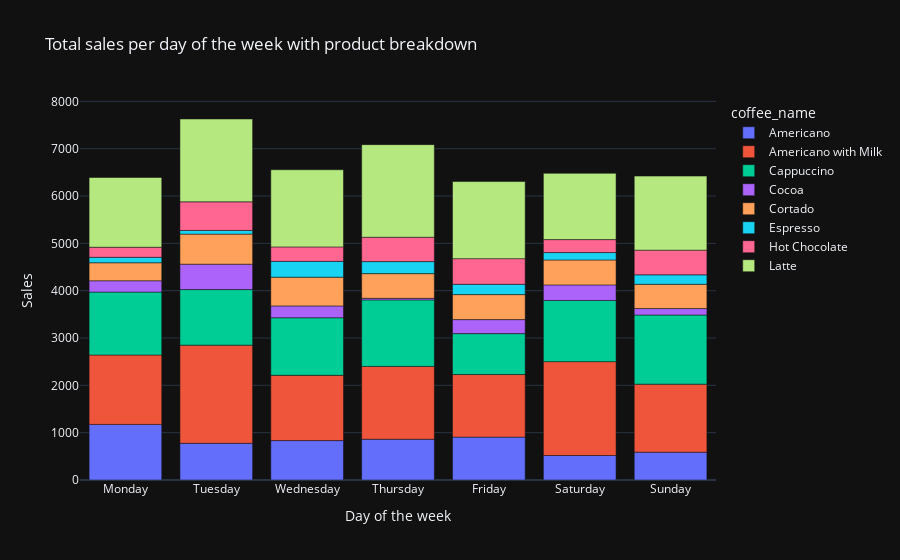

Notebook source saved alongside this figure:
### Markdown cell above
Most days of the week have an average of **$6,500.00** in sales, except for Tuesday with **$7,500.00** and Thursday with **$7,000.00**. These are the best days to sell. The number of sales follows a similar distribution, which indicates the average ticket is similar for all days of the week.

### Code cell
# Plot total sales per day of the week with product breakdown
df_sales_per_day_of_week_coffee = df.groupby(["day_of_week", "coffee_name"])[
    "money"
].sum()
df_sales_per_day_of_week_coffee = df_sales_per_day_of_week_coffee.reset_index()
df_sales_per_day_of_week_coffee["day_of_week"] = df_sales_per_day_of_week_coffee[
    "day_of_week"
].map(day_labels)

fig = px.bar(
    df_sales_per_day_of_week_coffee,
    x="day_of_week",
    y="money",
    color="coffee_name",
    title="Total sales per day of the week with product breakdown",
    labels={"day_of_week": "Day of the week", "money": "Sales"},
)
fig.show()

### Figure 1 — Plotly figure (JSON) as saved in the notebook; plotly's stock layout.template omitted (floating-point values rounded to 4 significant figures)
{"data": [{"alignmentgroup": "True", "hovertemplate": "coffee_name=Americano<br>Day of the week=%{x}<br>Sales=%{y}<extra></extra>", "legendgroup": "Americano", "marker": {"color": "#636efa", "pattern": {"shape": ""}}, "name": "Americano", "offsetgroup": "Americano", "orientation": "v", "showlegend": true, "textposition": "auto", "type": "bar", "x": ["Monday", "Tuesday", "Wednesday", "Thursday", "Friday", "Saturday", "Sunday"], "xaxis": "x", "y": [1175.0, 775.6, 832.8, 861.7, 906.3, 517.9, 588.0], "yaxis": "y"}, {"alignmentgroup": "True", "hovertemplate": "coffee_name=Americano with Milk<br>Day of the week=%{x}<br>Sales=%{y}<extra></extra>", "legendgroup": "Americano with Milk", "marker": {"color": "#EF553B", "pattern": {"shape": ""}}, "name": "Americano with Milk", "offsetgroup": "Americano with Milk", "orientation": "v", "showlegend": true, "textposition": "auto", "type": "bar", "x": ["Monday", "Tuesday", "Wednesday", "Thursday", "Friday", "Saturday", "Sunday"], "xaxis": "x", "y": [1466.0, 2074.0, 1379.0, 1538.0, 1322, 1983.0, 1437.0], "yaxis": "y"}, {"alignmentgroup": "True", "hovertemplate": "coffee_name=Cappuccino<br>Day of the week=%{x}<br>Sales=%{y}<extra></extra>", "legendgroup": "Cappuccino", "marker": {"color": "#00cc96", "pattern": {"shape": ""}}, "name": "Cappuccino", "offsetgroup": "Cappuccino", "orientation": "v", "showlegend": true, "textposition": "auto", "type": "bar", "x": ["Monday", "Tuesday", "Wednesday", "Thursday", "Friday", "Saturday", "Sunday"], "xaxis": "x", "y": [1329.0, 1175.0, 1216.0, 1406.0, 864.6, 1293.0, 1461.0], "yaxis": "y"}, {"alignmentgroup": "True", "hovertemplate": "coffee_name=Cocoa<br>Day of the week=%{x}<br>Sales=%{y}<extra></extra>", "legendgroup": "Cocoa", "marker": {"color": "#ab63fa", "pattern": {"shape": ""}}, "name": "Cocoa", "offsetgroup": "Cocoa", "orientation": "v", "showlegend": true, "textposition": "auto", "type": "bar", "x": ["Monday", "Tuesday", "Wednesday", "Thursday", "Friday", "Saturday", "Sunday"], "xaxis": "x", "y": [239.5, 536.7, 250.3, 32.82, 296.2, 328.3, 137.2], "yaxis": "y"}, {"alignmentgroup": "True", "hovertemplate": "coffee_name=Cortado<br>Day of the week=%{x}<br>Sales=%{y}<extra></extra>", "legendgroup": "Cortado", "marker": {"color": "#FFA15A", "pattern": {"shape": ""}}, "name": "Cortado", "offsetgroup": "Cortado", "orientation": "v", "showlegend": true, "textposition": "auto", "type": "bar", "x": ["Monday", "Tuesday", "Wednesday", "Thursday", "Friday", "Saturday", "Sunday"], "xaxis": "x", "y": [380.2, 634.9, 607, 522.1, 528.0, 527.5, 512.1], "yaxis": "y"}, {"alignmentgroup": "True", "hovertemplate": "coffee_name=Espresso<br>Day of the week=%{x}<br>Sales=%{y}<extra></extra>", "legendgroup": "Espresso", "marker": {"color": "#19d3f3", "pattern": {"shape": ""}}, "name": "Espresso", "offsetgroup": "Espresso", "orientation": "v", "showlegend": true, "textposition": "auto", "type": "bar", "x": ["Monday", "Tuesday", "Wednesday", "Thursday", "Friday", "Saturday", "Sunday"], "xaxis": "x", "y": [115.1, 77.38, 334.6, 253.7, 217.5, 155.7, 200.3], "yaxis": "y"}, {"alignmentgroup": "True", "hovertemplate": "coffee_name=Hot Chocolate<br>Day of the week=%{x}<br>Sales=%{y}<extra></extra>", "legendgroup": "Hot Chocolate", "marker": {"color": "#FF6692", "pattern": {"shape": ""}}, "name": "Hot Chocolate", "offsetgroup": "Hot Chocolate", "orientation": "v", "showlegend": true, "textposition": "auto", "type": "bar", "x": ["Monday", "Tuesday", "Wednesday", "Thursday", "Friday", "Saturday", "Sunday"], "xaxis": "x", "y": [212.6, 604.8, 306, 514.7, 542.3, 273.8, 521.2], "yaxis": "y"}, {"alignmentgroup": "True", "hovertemplate": "coffee_name=Latte<br>Day of the week=%{x}<br>Sales=%{y}<extra></extra>", "legendgroup": "Latte", "marker": {"color": "#B6E880", "pattern": {"shape": ""}}, "name": "Latte", "offsetgroup": "Latte", "orientation": "v", "showlegend": true, "textposition": "auto", "type": "bar", "x": ["Monday", "Tuesday", "Wednesday", "Thursday", "Friday", "Saturday", "Sunday"], "xaxis": "x", "y": [1474.0, 1750.0, 1630.0, 1957.0, 1629.0, 1400.0, 1565.0], "yaxis": "y"}], "layout": {"barmode": "relative", "legend": {"title": {"text": "coffee_name"}, "tracegroupgap": 0}, "title": {"text": "Total sales per day of the week with product breakdown"}, "xaxis": {"anchor": "y", "domain": [0, 1], "title": {"text": "Day of the week"}}, "yaxis": {"anchor": "x", "domain": [0, 1], "title": {"text": "Sales"}}}}
